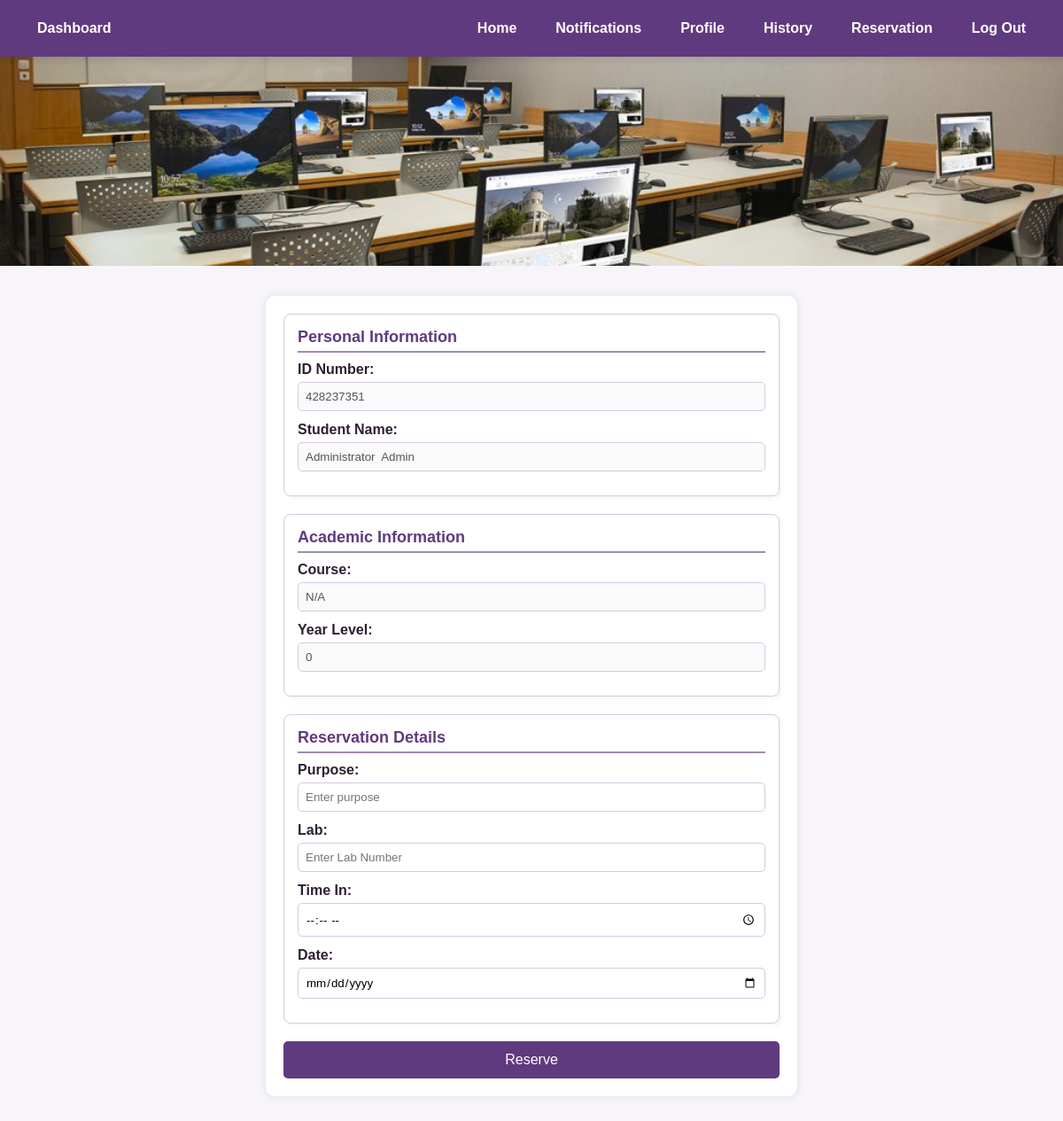
Page /student_reservation (signed in) on the committed database.
### tables this page shows
CREATE TABLE users (
    id INTEGER PRIMARY KEY AUTOINCREMENT,
    idno INTEGER NOT NULL,
    lastname VARCHAR(50) NOT NULL,
    firstname VARCHAR(50) NOT NULL,
    middlename VARCHAR(50),
    course VARCHAR(100) NOT NULL,
    year_level INTEGER NOT NULL,
    email_address VARCHAR(50) NOT NULL,
    username VARCHAR(50) NOT NULL,
    password VARCHAR(50) NOT NULL,
    profile_picture VARCHAR(255)
, is_admin BOOLEAN DEFAULT 0, registration_date TEXT);

### app.py (the view, shortened to what this page needs)
@app.route("/student_reservation", methods=["GET", "POST"])
def student_reservation():
    if "user" not in session:
        flash("Please log in first.", "warning")
        return redirect("/student_login")
    student = dbhelper.get_student_by_username(session["user"])
    if not student:
        flash("User not found!", "danger")
        return redirect("/student_dashboard")
    idno = student.get("idno")
    student_name = f"{student.get('firstname')} {student.get('lastname')}"  # Full name
    course = student.get("course")
    year_level = student.get("year_level")
    return render_template("student_reservation.html", student=student)

### app.py (called while the page is built)
@app.after_request
def disable_cache(response):
    response.headers['Cache-Control'] = 'no-store, no-cache, must-revalidate, post-check=0, pre-check=0'
    response.headers['Pragma'] = 'no-cache'
    response.headers['Expires'] = '0'
    return response

### dbhelper.py (called while the page is built)
def getprocess(sql: str, params: tuple = ()) -> list:
    db = connect(database)
    cursor: object = db.cursor()
    cursor.row_factory = Row
    cursor.execute(sql, params)
    data: list = cursor.fetchall()
    db.close()
    return [dict(row) for row in data]

def get_student_by_username(username: str) -> dict:
    sql = """SELECT idno, lastname, firstname, middlename, course, year_level,
                    email_address, username, password, profile_picture
             FROM users WHERE username = ?"""
    student_list = getprocess(sql, (username,))
    if student_list:
        student = student_list[0]
        student["profile_picture"] = student.get("profile_picture") or "profile_picture.png"
        return student
    return None

### templates/student_reservation.html (shortened to what this page needs)
<!DOCTYPE html>
<html lang="en">
<head>
</head>
<body>
    <nav class="navbar">
        <a class="nav-link" href="{{ url_for('student_dashboard')}}">Dashboard</a>
        <div class="nav-items">
            <a class="nav-link" href="{{ url_for('student_dashboard')}}">Home</a>
            <a class="nav-link" href="#">Notifications</a>
            <a class="nav-link" href="{{ url_for('edit_profile') }}">Profile</a>
            <a class="nav-link" href="{{ url_for('student_history')}}">History</a>
            <a class="nav-link" href="{{ url_for('student_reservation')}}">Reservation</a>
            <a class="nav-link" href="{{ url_for('logout') }}">Log Out</a>
        </div>
    </nav>
    <div class="image-container">
        <img src="../static/images/lab.jpg" alt="Reservation Banner">
    </div>
    <div class="form-container">
        <form method="POST" action="{{ url_for('student_reservation') }}">
            <div class="section">
                <div class="section-title">Personal Information</div>
                <div class="form-group">
                    <label>ID Number:</label>
                    <input type="text" name="idno" value="{{ student.idno }}" disabled>
                </div>
                <div class="form-group">
                    <label>Student Name:</label>
                    <input type="text" value="{{ student.firstname }} {{ student.middlename }} {{ student.lastname }}" disabled>
                </div>
            </div>
            <div class="section">
                <div class="section-title">Academic Information</div>
                <div class="form-group">
                    <label>Course:</label>
                    <input type="text" name="course" value="{{ student.course }}" disabled>
                </div>
                <div class="form-group">
                    <label>Year Level:</label>
                    <input type="text" name="year_level" value="{{ student.year_level }}" disabled>
                </div>
            </div>
            <div class="section">
                <div class="section-title">Reservation Details</div>
                <div class="form-group">
                    <label>Purpose:</label>
                    <input type="text" name="purpose" placeholder="Enter purpose" required>
                </div>
                <div class="form-group">
                    <label>Lab:</label>
                    <input type="text" name="lab" placeholder="Enter Lab Number" required>
                </div>
                <div class="form-group">
                    <label>Time In:</label>
                    <input type="time" name="time_in" required>
                </div>
                <div class="form-group">
                    <label>Date:</label>
                    <input type="date" name="date" required>
                </div>
            </div>
            <button type="submit" class="reserve-btn">Reserve</button>
        </form>
    </div>
</body>
</html>

### templates/student_reservation.html (style rules this page uses)
* { margin: 0; padding: 0; box-sizing: border-box; font-family: 'Arial', sans-serif; }
body { font-family: Arial, sans-serif; margin: 0; padding: 0; background-color: #F8F5FA; }
.navbar { width: 100%; background-color: #603A7E; padding: 15px 20px; display: flex; justify-content: space-between; align-items: center; box-shadow: 0 4px 8px rgba(0, 0, 0, 0.1); position: fixed; top: 0; left: 0; z-index: 1000; }
.nav-items { display: flex; }
.navbar .nav-link { color: white; font-weight: bold; margin: 0 10px; text-decoration: none; font-size: 1rem; padding: 8px 12px; border-radius: 5px; transition: background 0.3s ease-in-out; }
.image-container { width: 100%; text-align: center; margin-bottom: 20px; }
.image-container img { width: 100%; max-height: 300px; object-fit: cover; }
.form-container { width: 50%; margin: 30px auto; background-color: white; padding: 20px; border-radius: 10px; box-shadow: 0px 0px 10px rgba(0, 0, 0, 0.1); }
.section { margin-bottom: 20px; padding: 15px; border-radius: 8px; background-color: #ffffff; border: 1px solid #D6C9E1; box-shadow: 2px 2px 5px rgba(0, 0, 0, 0.05); }
.section-title { font-size: 18px; font-weight: bold; color: #603A7E; margin-bottom: 10px; padding-bottom: 5px; border-bottom: 2px solid #A08BB3; }
.form-group { margin-bottom: 12px; }
.form-group label { display: block; font-weight: bold; margin-bottom: 5px; color: #2E1F33; }
.form-group input { width: 100%; padding: 8px; border: 1px solid #D6C9E1; border-radius: 5px; }
.reserve-btn { width: 100%; padding: 12px; background-color: #603A7E; color: white; border: none; border-radius: 5px; cursor: pointer; font-size: 16px; transition: background 0.3s ease-in-out; }

### rows in the picture
users: idno "428237351", firstname "Administrator Admin", course "N/A", year_level "0"
